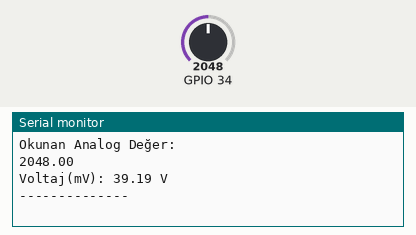
Recording of a sketch running on a simulated ESP32. On the bench: the last lines printed to the serial monitor. Inputs (shaded band) come from the test bench; at power-on: GPIO 34 = 2048.

Above: at 1.2 s.
1.3 s: GPIO 34 set to 2866
At 3.2 s:
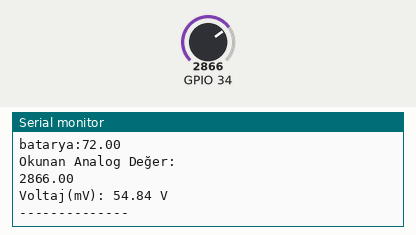
4.3 s: GPIO 34 set to 3603
At 7.1 s:
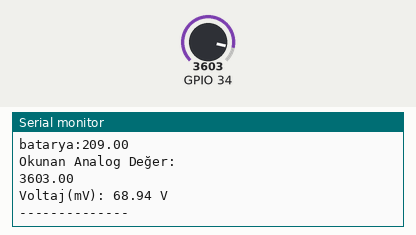
Timing chart, 0 to 8.6 s (numbered marks = the images above; inputs shaded):
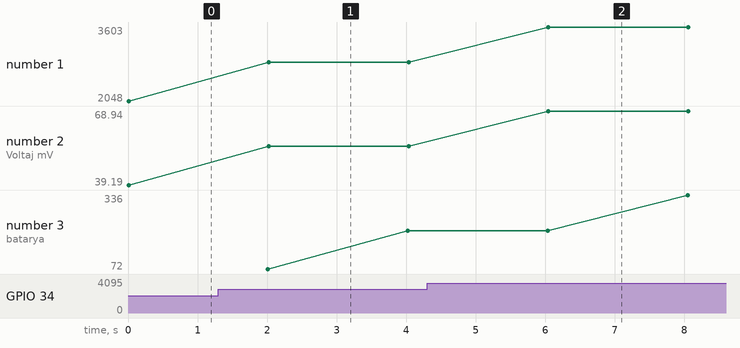

Measured:
- after the input at 1.3 s, the serial monitor: prints a new line after 0.72 s (image 1)
- after the input at 4.3 s, the serial monitor: prints a new line after 1.7 s (image 2)
- plotted number 1: 2048 → 2866 after the input at 1.3 s, 2866 → 3603 after the input at 4.3 s
- plotted number 2: 39.19 → 54.84 after the input at 1.3 s, 54.84 → 68.94 after the input at 4.3 s
- plotted number 3: 209 → 336 after the input at 4.3 s

The sketch:

batarya.ino
```cpp
float referans = 300.0;
const int giris=100;
float total =0;
float average=0;
float okunandeger[giris];
float deger =0;
float volt =0;
float yuzde =-1;
void setup() {
  Serial.begin(115200);//Haberleşme için


}
void loop() {

  for(int i=0; i<100;i++){
  deger = analogRead(34);

  volt = ((deger/1202)*345)/15;

  okunandeger[i]= volt;
  total= total + okunandeger[i];

   average= total/giris;
  }
  total=0;

  Serial.println("Okunan Analog Değer: ");
  Serial.println(deger);
  Serial.print ("Voltaj(mV): ");
  Serial.print (average);
  Serial.println (" V");
  Serial.println ("--------------");
 delay(2000);


  yuzde = map(average, 31.1, 42.1, 0.0, 100.0 );
  Serial.print("batarya:");
  Serial.println(yuzde);

}
```
